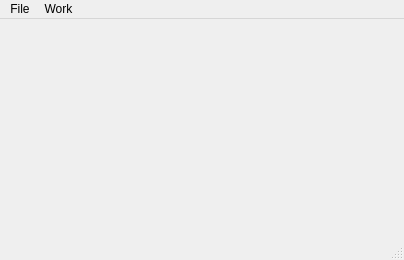
<?xml version="1.0" encoding="UTF-8"?>
<ui version="4.0">
 <class>MainWindow</class>
 <widget class="QMainWindow" name="MainWindow">
  <property name="geometry">
   <rect>
    <x>0</x>
    <y>0</y>
    <width>404</width>
    <height>260</height>
   </rect>
  </property>
  <property name="windowTitle">
   <string>Productivity Tool</string>
  </property>
  <property name="statusTip">
   <string>Designed by Andras Vincze</string>
  </property>
  <widget class="QWidget" name="centralwidget"/>
  <widget class="QMenuBar" name="menubar">
   <property name="geometry">
    <rect>
     <x>0</x>
     <y>0</y>
     <width>404</width>
     <height>18</height>
    </rect>
   </property>
   <widget class="QMenu" name="menuFile">
    <property name="title">
     <string>File</string>
    </property>
    <addaction name="actionOpen_Application"/>
    <addaction name="actionClose_Application"/>
    <addaction name="separator"/>
    <addaction name="actionShow_Running_Applications"/>
    <addaction name="separator"/>
    <addaction name="actionExit"/>
   </widget>
   <widget class="QMenu" name="menuWork">
    <property name="title">
     <string>Work</string>
    </property>
    <widget class="QMenu" name="menuSet_Applications">
     <property name="statusTip">
      <string>Set applications for Start Coding button</string>
     </property>
     <property name="title">
      <string>Set Applications</string>
     </property>
     <property name="icon">
      <iconset>
       <normaloff>../Downloads/icons8-bring-to-front-80.png</normaloff>../Downloads/icons8-bring-to-front-80.png</iconset>
     </property>
     <addaction name="actionTo_open"/>
     <addaction name="actionTo_close"/>
    </widget>
    <addaction name="actionStart_Coding"/>
    <addaction name="menuSet_Applications"/>
   </widget>
   <addaction name="menuFile"/>
   <addaction name="menuWork"/>
  </widget>
  <widget class="QStatusBar" name="statusbar"/>
  <action name="actionOpen_Application">
   <property name="icon">
    <iconset>
     <normaloff>../Downloads/icons8-file-128.png</normaloff>../Downloads/icons8-file-128.png</iconset>
   </property>
   <property name="text">
    <string>Open Application</string>
   </property>
  </action>
  <action name="actionClose_Application">
   <property name="icon">
    <iconset>
     <normaloff>../Downloads/icons8-close-sign-80.png</normaloff>../Downloads/icons8-close-sign-80.png</iconset>
   </property>
   <property name="text">
    <string>Close Application</string>
   </property>
  </action>
  <action name="actionShow_Running_Applications">
   <property name="icon">
    <iconset>
     <normaloff>../Downloads/icons8-run-command-80.png</normaloff>../Downloads/icons8-run-command-80.png</iconset>
   </property>
   <property name="text">
    <string>Show Running Applications</string>
   </property>
  </action>
  <action name="actionExit">
   <property name="icon">
    <iconset>
     <normaloff>../Downloads/icons8-exit-80.png</normaloff>../Downloads/icons8-exit-80.png</iconset>
   </property>
   <property name="text">
    <string>Exit</string>
   </property>
   <property name="statusTip">
    <string>Click to exit application</string>
   </property>
   <property name="shortcut">
    <string>Shift+X</string>
   </property>
  </action>
  <action name="actionStart_Coding">
   <property name="icon">
    <iconset>
     <normaloff>../Downloads/icons8-code-file-96.png</normaloff>../Downloads/icons8-code-file-96.png</iconset>
   </property>
   <property name="text">
    <string>Start Coding</string>
   </property>
   <property name="statusTip">
    <string>Click to open and close predefined applications</string>
   </property>
  </action>
  <action name="actionTo_open">
   <property name="text">
    <string>To open</string>
   </property>
  </action>
  <action name="actionTo_close">
   <property name="text">
    <string>To close</string>
   </property>
  </action>
 </widget>
 <resources/>
 <connections>
  <connection>
   <sender>actionExit</sender>
   <signal>triggered()</signal>
   <receiver>MainWindow</receiver>
   <slot>close()</slot>
   <hints>
    <hint type="sourcelabel">
     <x>-1</x>
     <y>-1</y>
    </hint>
    <hint type="destinationlabel">
     <x>201</x>
     <y>129</y>
    </hint>
   </hints>
  </connection>
 </connections>
</ui>
